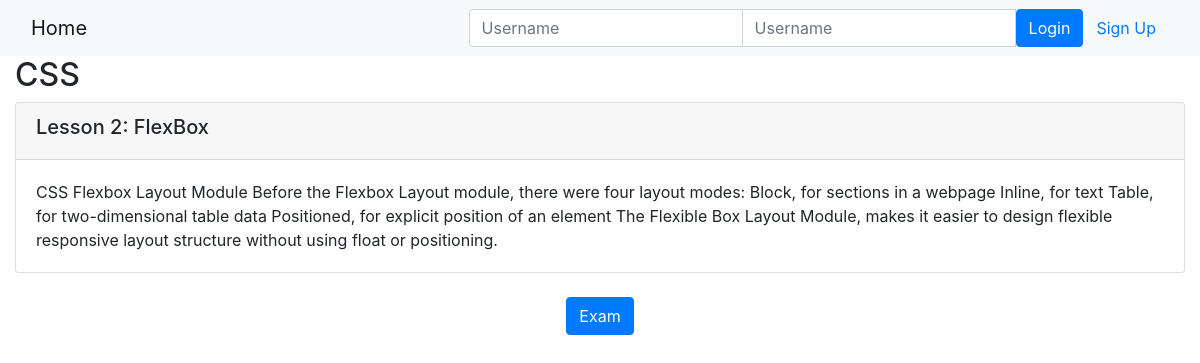
Page /onlinecourse/1/ on the committed database.
### onlinecourse/models.py (models this page shows, shortened)
class Course(models.Model):
    name = models.CharField(null=False, max_length=30, default='online course')
    image = models.ImageField(upload_to='course_images/')
    description = models.CharField(max_length=1000)
    pub_date = models.DateField(null=True)
    instructors = models.ManyToManyField(Instructor)
    users = models.ManyToManyField(settings.AUTH_USER_MODEL, through='Enrollment')
    total_enrollment = models.IntegerField(default=0)
    is_enrolled = False

class Lesson(models.Model):
    title = models.CharField(max_length=200, default="title")
    order = models.IntegerField(default=0)
    course = models.ForeignKey(Course, on_delete=models.CASCADE)
    content = models.TextField()

### onlinecourse/views.py (the view)
# urls.py: path('<int:pk>/', views.CourseDetailView.as_view(), name='course_details'),
class CourseDetailView(generic.DetailView):
    model = Course
    template_name = 'onlinecourse/course_detail_bootstrap.html'

### onlinecourse/templates/onlinecourse/course_detail_bootstrap.html (shortened to what this page needs)
<!DOCTYPE html>
<html lang="en">
<head>
     {% load static %}
    <link rel="stylesheet" href="https://maxcdn.bootstrapcdn.com/bootstrap/4.5.2/css/bootstrap.min.css">
</head>
<body>
    <nav class="navbar navbar-light bg-light">
        <div class="container-fluid">
            <div class="navbar-header">
                  <a class="navbar-brand" href="{% url 'onlinecourse:index' %}">Home</a>
            </div>
            <ul class="nav navbar-nav navbar-right">
                {% if user.is_authenticated %}
                <li>
                    <a class="btn btn-link" href="#">{{ user.first_name }}({{ user.username }})</a>
                    <a class="btn btn-link" href="{% url 'onlinecourse:logout' %}">Logout</a>
                </li>
                {% else %}
                <li>
                    <form class="form-inline" action="{% url 'onlinecourse:login' %}" method="post">
                        <div class="input-group">
                            <input type="text" class="form-control" placeholder="Username" name="username" >
                            <input type="password" class="form-control" placeholder="Username" name="psw" >
                            <button class="btn btn-primary" type="submit">Login</button>
                            <a class="btn btn-link" href="{% url 'onlinecourse:registration' %}">Sign Up</a>
                        </div>
                    </form>
                </li>
                {% endif %}
            </ul>
        </div>
    </nav>
    <div class="container-fluid">
        <h2>{{ course.name }}</h2>
        <div class="card-columns-vertical">
            {% for lesson in course.lesson_set.all %}
                 <div class="card mt-1">
                    <div class="card-header"><h5>Lesson {{lesson.order|add:1}}: {{lesson.title}}</h5></div>
                    <div class="card-body">{{lesson.content}}</div>
                </div>
            {% endfor %}
        </div>
        <br>
        <center><button class="btn btn-primary" data-toggle="collapse" data-target="#exam">Exam</button></center>
        <br>
    </div>
</body>
</html>

### rows in the picture
Course: name "CSS"
Lesson: order|add "2", title "FlexBox", content "CSS Flexbox Layout Module Before the Flexbox Layout module, there were four layout modes: Block, for sections in a webpage Inline, for text Table, for two-dimensional table data Positioned, for explicit position of an element The Flexible Box Layout Module, makes it easier to design flexible responsive layout structure without using float or positioning."
